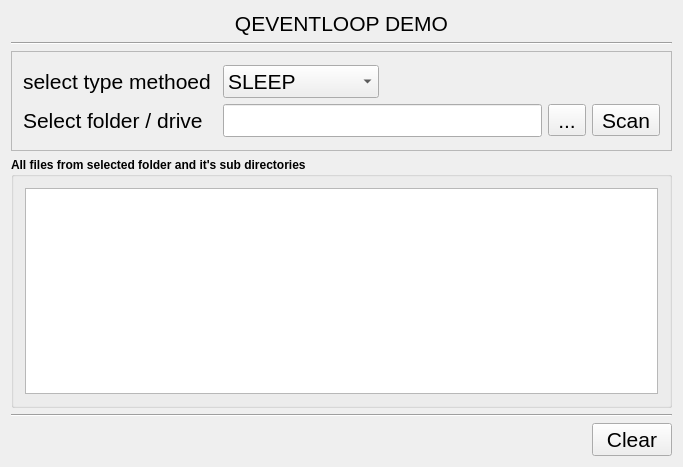
<?xml version="1.0" encoding="UTF-8"?>
<ui version="4.0">
 <class>QEventLoopDemo</class>
 <widget class="QMainWindow" name="QEventLoopDemo">
  <property name="geometry">
   <rect>
    <x>0</x>
    <y>0</y>
    <width>683</width>
    <height>467</height>
   </rect>
  </property>
  <property name="windowTitle">
   <string>QEventLoopDemo</string>
  </property>
  <widget class="QWidget" name="centralWidget">
   <layout class="QVBoxLayout" name="verticalLayout_2">
    <item>
     <layout class="QVBoxLayout" name="verticalLayout">
      <item>
       <widget class="QLabel" name="label_2">
        <property name="font">
         <font>
          <pointsize>16</pointsize>
         </font>
        </property>
        <property name="text">
         <string>QEVENTLOOP DEMO</string>
        </property>
        <property name="alignment">
         <set>Qt::AlignCenter</set>
        </property>
       </widget>
      </item>
      <item>
       <widget class="Line" name="line">
        <property name="orientation">
         <enum>Qt::Horizontal</enum>
        </property>
       </widget>
      </item>
      <item>
       <widget class="QFrame" name="frame">
        <property name="minimumSize">
         <size>
          <width>0</width>
          <height>100</height>
         </size>
        </property>
        <property name="frameShape">
         <enum>QFrame::StyledPanel</enum>
        </property>
        <property name="frameShadow">
         <enum>QFrame::Raised</enum>
        </property>
        <layout class="QVBoxLayout" name="verticalLayout_3">
         <item>
          <layout class="QGridLayout" name="gridLayout">
           <item row="0" column="0">
            <widget class="QLabel" name="label">
             <property name="font">
              <font>
               <pointsize>16</pointsize>
              </font>
             </property>
             <property name="text">
              <string>select type methoed </string>
             </property>
            </widget>
           </item>
           <item row="1" column="0">
            <widget class="QLabel" name="m_lblSelectFolder">
             <property name="font">
              <font>
               <pointsize>16</pointsize>
              </font>
             </property>
             <property name="text">
              <string>Select folder / drive</string>
             </property>
            </widget>
           </item>
           <item row="1" column="1">
            <widget class="QLineEdit" name="m_leFolderPath">
             <property name="font">
              <font>
               <pointsize>16</pointsize>
              </font>
             </property>
             <property name="readOnly">
              <bool>true</bool>
             </property>
            </widget>
           </item>
           <item row="1" column="2">
            <widget class="QToolButton" name="m_tbFolderSelection">
             <property name="font">
              <font>
               <pointsize>16</pointsize>
              </font>
             </property>
             <property name="text">
              <string>...</string>
             </property>
             <property name="iconSize">
              <size>
               <width>24</width>
               <height>24</height>
              </size>
             </property>
             <property name="toolButtonStyle">
              <enum>Qt::ToolButtonTextBesideIcon</enum>
             </property>
             <property name="autoRaise">
              <bool>false</bool>
             </property>
             <property name="arrowType">
              <enum>Qt::NoArrow</enum>
             </property>
            </widget>
           </item>
           <item row="1" column="3">
            <widget class="QToolButton" name="m_tbScanFiles">
             <property name="minimumSize">
              <size>
               <width>0</width>
               <height>0</height>
              </size>
             </property>
             <property name="font">
              <font>
               <pointsize>16</pointsize>
              </font>
             </property>
             <property name="layoutDirection">
              <enum>Qt::LeftToRight</enum>
             </property>
             <property name="text">
              <string>Scan</string>
             </property>
             <property name="iconSize">
              <size>
               <width>24</width>
               <height>24</height>
              </size>
             </property>
             <property name="popupMode">
              <enum>QToolButton::InstantPopup</enum>
             </property>
             <property name="toolButtonStyle">
              <enum>Qt::ToolButtonTextBesideIcon</enum>
             </property>
            </widget>
           </item>
           <item row="0" column="1">
            <layout class="QHBoxLayout" name="horizontalLayout">
             <item>
              <widget class="QComboBox" name="m_chkMethoedType">
               <property name="font">
                <font>
                 <pointsize>16</pointsize>
                </font>
               </property>
               <item>
                <property name="text">
                 <string>SLEEP</string>
                </property>
               </item>
               <item>
                <property name="text">
                 <string>EVENTLOOP</string>
                </property>
               </item>
              </widget>
             </item>
             <item>
              <spacer name="horizontalSpacer_2">
               <property name="orientation">
                <enum>Qt::Horizontal</enum>
               </property>
               <property name="sizeHint" stdset="0">
                <size>
                 <width>40</width>
                 <height>20</height>
                </size>
               </property>
              </spacer>
             </item>
            </layout>
           </item>
          </layout>
         </item>
        </layout>
       </widget>
      </item>
      <item>
       <widget class="QGroupBox" name="groupBox">
        <property name="font">
         <font>
          <weight>75</weight>
          <bold>true</bold>
         </font>
        </property>
        <property name="title">
         <string>All files from selected folder and it's sub directories</string>
        </property>
        <layout class="QVBoxLayout" name="verticalLayout_4">
         <item>
          <widget class="QTextEdit" name="m_teDirdata">
           <property name="font">
            <font>
             <pointsize>16</pointsize>
            </font>
           </property>
          </widget>
         </item>
        </layout>
       </widget>
      </item>
      <item>
       <widget class="Line" name="line_2">
        <property name="orientation">
         <enum>Qt::Horizontal</enum>
        </property>
       </widget>
      </item>
      <item>
       <layout class="QHBoxLayout" name="horizontalLayout_3">
        <property name="topMargin">
         <number>0</number>
        </property>
        <item>
         <spacer name="horizontalSpacer">
          <property name="orientation">
           <enum>Qt::Horizontal</enum>
          </property>
          <property name="sizeHint" stdset="0">
           <size>
            <width>40</width>
            <height>20</height>
           </size>
          </property>
         </spacer>
        </item>
        <item>
         <widget class="QPushButton" name="m_pbClear">
          <property name="font">
           <font>
            <pointsize>16</pointsize>
           </font>
          </property>
          <property name="text">
           <string>Clear</string>
          </property>
         </widget>
        </item>
       </layout>
      </item>
     </layout>
    </item>
   </layout>
  </widget>
 </widget>
 <layoutdefault spacing="6" margin="11"/>
 <resources/>
 <connections/>
</ui>
